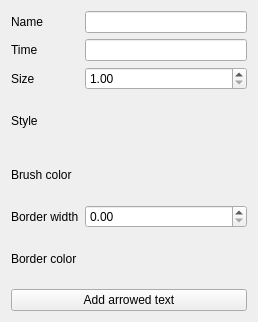
<?xml version="1.0" encoding="UTF-8"?>
<ui version="4.0">
 <class>AnchorControlWidget</class>
 <widget class="QWidget" name="AnchorControlWidget">
  <property name="geometry">
   <rect>
    <x>0</x>
    <y>0</y>
    <width>258</width>
    <height>322</height>
   </rect>
  </property>
  <property name="sizePolicy">
   <sizepolicy hsizetype="Preferred" vsizetype="Minimum">
    <horstretch>0</horstretch>
    <verstretch>0</verstretch>
   </sizepolicy>
  </property>
  <property name="windowTitle">
   <string>Form</string>
  </property>
  <layout class="QGridLayout" name="gridLayout">
   <item row="3" column="1">
    <widget class="QPushButton" name="addArrowedTextPushButton">
     <property name="text">
      <string>Add arrowed text</string>
     </property>
    </widget>
   </item>
   <item row="2" column="1">
    <layout class="QGridLayout" name="gridLayout_2">
     <item row="3" column="0">
      <widget class="QLabel" name="label_4">
       <property name="text">
        <string>Style</string>
       </property>
      </widget>
     </item>
     <item row="1" column="0">
      <widget class="QLabel" name="label_2">
       <property name="text">
        <string>Time</string>
       </property>
      </widget>
     </item>
     <item row="2" column="0">
      <widget class="QLabel" name="label_3">
       <property name="text">
        <string>Size</string>
       </property>
      </widget>
     </item>
     <item row="4" column="1">
      <widget class="ColorChoiseWidget" name="brushColorChoiseWidget" native="true"/>
     </item>
     <item row="5" column="0">
      <widget class="QLabel" name="label_6">
       <property name="text">
        <string>Border width</string>
       </property>
      </widget>
     </item>
     <item row="1" column="1">
      <widget class="QLineEdit" name="timeLineEdit"/>
     </item>
     <item row="0" column="0">
      <widget class="QLabel" name="label">
       <property name="text">
        <string>Name</string>
       </property>
      </widget>
     </item>
     <item row="0" column="1">
      <widget class="QLineEdit" name="nameLineEdit"/>
     </item>
     <item row="2" column="1">
      <widget class="QDoubleSpinBox" name="sizeDoubleSpinBox">
       <property name="minimum">
        <double>1.000000000000000</double>
       </property>
      </widget>
     </item>
     <item row="6" column="0">
      <widget class="QLabel" name="label_7">
       <property name="text">
        <string>Border color</string>
       </property>
      </widget>
     </item>
     <item row="4" column="0">
      <widget class="QLabel" name="label_5">
       <property name="text">
        <string>Brush color</string>
       </property>
      </widget>
     </item>
     <item row="6" column="1">
      <widget class="ColorChoiseWidget" name="borderColorChoiseWidget" native="true"/>
     </item>
     <item row="5" column="1">
      <widget class="QDoubleSpinBox" name="borderWidthDoubleSpinBox"/>
     </item>
     <item row="3" column="1">
      <widget class="AnyComboBox" name="styleComboBox" native="true"/>
     </item>
    </layout>
   </item>
  </layout>
 </widget>
 <customwidgets>
  <customwidget>
   <class>ColorChoiseWidget</class>
   <extends>QWidget</extends>
   <header location="global">commonWidgets/colorchoisewidget.h</header>
   <container>1</container>
  </customwidget>
  <customwidget>
   <class>AnyComboBox</class>
   <extends>QWidget</extends>
   <header location="global">commonWidgets/anycombobox.h</header>
   <container>1</container>
  </customwidget>
 </customwidgets>
 <resources/>
 <connections/>
</ui>
